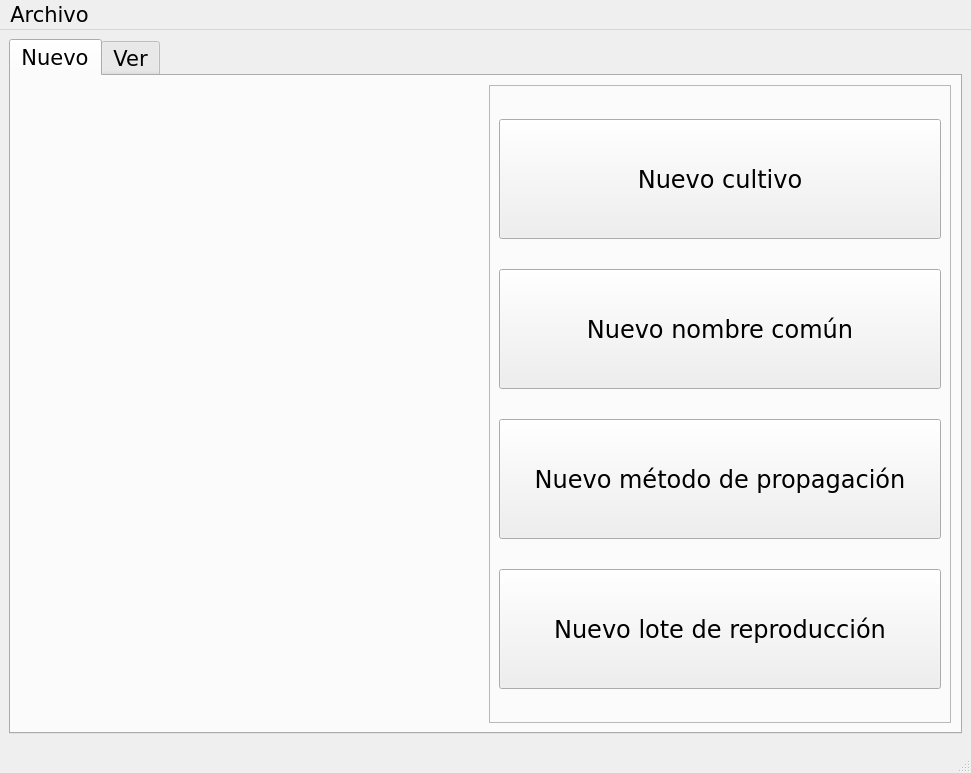
<?xml version="1.0" encoding="UTF-8"?>
<ui version="4.0">
 <class>VentanaPrincipal</class>
 <widget class="QMainWindow" name="VentanaPrincipal">
  <property name="geometry">
   <rect>
    <x>0</x>
    <y>0</y>
    <width>971</width>
    <height>773</height>
   </rect>
  </property>
  <property name="font">
   <font>
    <family>DejaVu Sans</family>
    <pointsize>16</pointsize>
   </font>
  </property>
  <property name="windowTitle">
   <string>InvernaPro</string>
  </property>
  <widget class="QWidget" name="centralwidget">
   <layout class="QGridLayout" name="gridLayout">
    <item row="0" column="0" colspan="2">
     <widget class="QTabWidget" name="tabWidget">
      <property name="currentIndex">
       <number>0</number>
      </property>
      <widget class="QWidget" name="tab">
       <attribute name="title">
        <string>Nuevo</string>
       </attribute>
       <layout class="QHBoxLayout" name="horizontalLayout">
        <item>
         <widget class="QLabel" name="label">
          <property name="cursor">
           <cursorShape>ArrowCursor</cursorShape>
          </property>
          <property name="text">
           <string/>
          </property>
          <property name="pixmap">
           <pixmap resource="placeholder.qrc">:/plantvector/floral-2028345_640.png</pixmap>
          </property>
          <property name="scaledContents">
           <bool>false</bool>
          </property>
          <property name="alignment">
           <set>Qt::AlignCenter</set>
          </property>
         </widget>
        </item>
        <item>
         <widget class="QFrame" name="frame">
          <property name="frameShape">
           <enum>QFrame::StyledPanel</enum>
          </property>
          <property name="frameShadow">
           <enum>QFrame::Raised</enum>
          </property>
          <layout class="QVBoxLayout" name="verticalLayout">
           <item>
            <widget class="QPushButton" name="pushButton_cultivo">
             <property name="minimumSize">
              <size>
               <width>0</width>
               <height>120</height>
              </size>
             </property>
             <property name="font">
              <font>
               <family>DejaVu Sans</family>
               <pointsize>18</pointsize>
              </font>
             </property>
             <property name="text">
              <string>Nuevo cultivo</string>
             </property>
            </widget>
           </item>
           <item>
            <widget class="QPushButton" name="pushButton_nombre">
             <property name="minimumSize">
              <size>
               <width>0</width>
               <height>120</height>
              </size>
             </property>
             <property name="font">
              <font>
               <family>DejaVu Sans</family>
               <pointsize>18</pointsize>
              </font>
             </property>
             <property name="text">
              <string>Nuevo nombre común</string>
             </property>
            </widget>
           </item>
           <item>
            <widget class="QPushButton" name="pushButton_metodo">
             <property name="minimumSize">
              <size>
               <width>0</width>
               <height>120</height>
              </size>
             </property>
             <property name="font">
              <font>
               <family>DejaVu Sans</family>
               <pointsize>18</pointsize>
              </font>
             </property>
             <property name="text">
              <string>Nuevo método de propagación</string>
             </property>
            </widget>
           </item>
           <item>
            <widget class="QPushButton" name="pushButton_lote">
             <property name="minimumSize">
              <size>
               <width>0</width>
               <height>120</height>
              </size>
             </property>
             <property name="font">
              <font>
               <family>DejaVu Sans</family>
               <pointsize>18</pointsize>
              </font>
             </property>
             <property name="text">
              <string>Nuevo lote de reproducción</string>
             </property>
            </widget>
           </item>
          </layout>
         </widget>
        </item>
       </layout>
      </widget>
      <widget class="QWidget" name="tab_2">
       <attribute name="title">
        <string>Ver</string>
       </attribute>
       <layout class="QGridLayout" name="gridLayout_2">
        <item row="4" column="1">
         <widget class="QPushButton" name="pushButton_eliminar">
          <property name="text">
           <string>Eliminar</string>
          </property>
         </widget>
        </item>
        <item row="2" column="0" colspan="2">
         <widget class="QTableWidget" name="tableWidget_busqueda">
          <property name="font">
           <font>
            <family>DejaVu Sans Mono</family>
            <pointsize>11</pointsize>
           </font>
          </property>
         </widget>
        </item>
        <item row="0" column="0" colspan="2">
         <widget class="QComboBox" name="comboBox_busqueda_clase">
          <item>
           <property name="text">
            <string>Cultivos</string>
           </property>
          </item>
          <item>
           <property name="text">
            <string>Nombres</string>
           </property>
          </item>
          <item>
           <property name="text">
            <string>Métodos</string>
           </property>
          </item>
          <item>
           <property name="text">
            <string>Lotes</string>
           </property>
          </item>
          <item>
           <property name="text">
            <string>Plantas</string>
           </property>
          </item>
         </widget>
        </item>
        <item row="4" column="0">
         <widget class="QPushButton" name="pushButton_seleccionar">
          <property name="text">
           <string>Seleccionar</string>
          </property>
         </widget>
        </item>
        <item row="1" column="0" colspan="2">
         <widget class="QFrame" name="frame_2">
          <property name="frameShape">
           <enum>QFrame::StyledPanel</enum>
          </property>
          <property name="frameShadow">
           <enum>QFrame::Raised</enum>
          </property>
          <layout class="QGridLayout" name="gridLayout_3">
           <property name="leftMargin">
            <number>0</number>
           </property>
           <property name="topMargin">
            <number>3</number>
           </property>
           <property name="rightMargin">
            <number>0</number>
           </property>
           <property name="bottomMargin">
            <number>3</number>
           </property>
           <item row="0" column="1">
            <widget class="QLineEdit" name="lineEdit_buscar_id">
             <property name="enabled">
              <bool>false</bool>
             </property>
            </widget>
           </item>
           <item row="0" column="0">
            <widget class="QLabel" name="label_primaria">
             <property name="text">
              <string>&lt;html&gt;&lt;head/&gt;&lt;body&gt;&lt;p&gt;ID:&lt;/p&gt;&lt;/body&gt;&lt;/html&gt;</string>
             </property>
            </widget>
           </item>
          </layout>
         </widget>
        </item>
        <item row="3" column="0" colspan="2">
         <widget class="QLabel" name="label_results">
          <property name="font">
           <font>
            <family>DejaVu Sans</family>
            <pointsize>10</pointsize>
           </font>
          </property>
          <property name="text">
           <string>Mostrando: </string>
          </property>
         </widget>
        </item>
       </layout>
      </widget>
     </widget>
    </item>
   </layout>
  </widget>
  <widget class="QMenuBar" name="menubar">
   <property name="geometry">
    <rect>
     <x>0</x>
     <y>0</y>
     <width>971</width>
     <height>30</height>
    </rect>
   </property>
   <widget class="QMenu" name="menuArchivo">
    <property name="title">
     <string>Archivo</string>
    </property>
    <widget class="QMenu" name="menuBusquedas">
     <property name="title">
      <string>Busquedas</string>
     </property>
     <addaction name="actionPlantas_por_nombre"/>
     <addaction name="actionNombres_de_planta"/>
     <addaction name="actionEn_temporada"/>
     <addaction name="actionPlantas_de_variedad"/>
    </widget>
    <addaction name="menuBusquedas"/>
   </widget>
   <addaction name="menuArchivo"/>
  </widget>
  <widget class="QStatusBar" name="statusbar"/>
  <action name="actionCulivos">
   <property name="text">
    <string>Cultivos</string>
   </property>
  </action>
  <action name="actionNombres">
   <property name="text">
    <string>Nombres</string>
   </property>
  </action>
  <action name="actionMetodos">
   <property name="text">
    <string>Métodos</string>
   </property>
  </action>
  <action name="actionVer">
   <property name="text">
    <string>Ver</string>
   </property>
  </action>
  <action name="actionPlantas_por_nombre">
   <property name="text">
    <string>Variedades por nombre</string>
   </property>
  </action>
  <action name="actionNombres_de_planta">
   <property name="text">
    <string>Nombres de variedad</string>
   </property>
  </action>
  <action name="actionEn_temporada">
   <property name="text">
    <string>En temporada</string>
   </property>
  </action>
  <action name="actionPlantas_de_variedad">
   <property name="text">
    <string>Plantas de variedad</string>
   </property>
  </action>
 </widget>
 <tabstops>
  <tabstop>tabWidget</tabstop>
  <tabstop>pushButton_cultivo</tabstop>
  <tabstop>pushButton_nombre</tabstop>
  <tabstop>pushButton_metodo</tabstop>
  <tabstop>pushButton_lote</tabstop>
  <tabstop>comboBox_busqueda_clase</tabstop>
  <tabstop>lineEdit_buscar_id</tabstop>
  <tabstop>tableWidget_busqueda</tabstop>
 </tabstops>
 <resources>
  <include location="placeholder.qrc"/>
 </resources>
 <connections/>
</ui>
